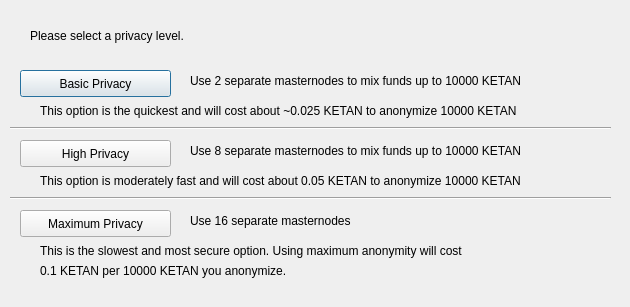
<?xml version="1.0" encoding="UTF-8"?>
<ui version="4.0">
 <class>DarksendConfig</class>
 <widget class="QDialog" name="DarksendConfig">
  <property name="geometry">
   <rect>
    <x>0</x>
    <y>0</y>
    <width>630</width>
    <height>307</height>
   </rect>
  </property>
  <property name="windowTitle">
   <string>Configure Darksend</string>
  </property>
  <widget class="QPushButton" name="buttonBasic">
   <property name="geometry">
    <rect>
     <x>20</x>
     <y>70</y>
     <width>151</width>
     <height>27</height>
    </rect>
   </property>
   <property name="text">
    <string>Basic Privacy</string>
   </property>
  </widget>
  <widget class="QPushButton" name="buttonHigh">
   <property name="geometry">
    <rect>
     <x>20</x>
     <y>140</y>
     <width>151</width>
     <height>27</height>
    </rect>
   </property>
   <property name="text">
    <string>High Privacy</string>
   </property>
  </widget>
  <widget class="QPushButton" name="buttonMax">
   <property name="geometry">
    <rect>
     <x>20</x>
     <y>210</y>
     <width>151</width>
     <height>27</height>
    </rect>
   </property>
   <property name="text">
    <string>Maximum Privacy</string>
   </property>
  </widget>
  <widget class="QLabel" name="label">
   <property name="geometry">
    <rect>
     <x>30</x>
     <y>20</y>
     <width>571</width>
     <height>31</height>
    </rect>
   </property>
   <property name="text">
    <string>Please select a privacy level.</string>
   </property>
  </widget>
  <widget class="QLabel" name="label_2">
   <property name="geometry">
    <rect>
     <x>190</x>
     <y>70</y>
     <width>421</width>
     <height>21</height>
    </rect>
   </property>
   <property name="text">
    <string>Use 2 separate masternodes to mix funds up to 10000 KETAN</string>
   </property>
  </widget>
  <widget class="QLabel" name="label_3">
   <property name="geometry">
    <rect>
     <x>190</x>
     <y>140</y>
     <width>411</width>
     <height>21</height>
    </rect>
   </property>
   <property name="text">
    <string>Use 8 separate masternodes to mix funds up to 10000 KETAN</string>
   </property>
  </widget>
  <widget class="QLabel" name="label_4">
   <property name="geometry">
    <rect>
     <x>190</x>
     <y>210</y>
     <width>421</width>
     <height>21</height>
    </rect>
   </property>
   <property name="text">
    <string>Use 16 separate masternodes</string>
   </property>
  </widget>
  <widget class="QLabel" name="label_6">
   <property name="geometry">
    <rect>
     <x>40</x>
     <y>100</y>
     <width>561</width>
     <height>21</height>
    </rect>
   </property>
   <property name="text">
    <string>This option is the quickest and will cost about ~0.025 KETAN to anonymize 10000 KETAN</string>
   </property>
  </widget>
  <widget class="QLabel" name="label_7">
   <property name="geometry">
    <rect>
     <x>40</x>
     <y>170</y>
     <width>561</width>
     <height>21</height>
    </rect>
   </property>
   <property name="text">
    <string>This option is moderately fast and will cost about 0.05 KETAN to anonymize 10000 KETAN</string>
   </property>
  </widget>
  <widget class="QLabel" name="label_8">
   <property name="geometry">
    <rect>
     <x>40</x>
     <y>240</y>
     <width>561</width>
     <height>21</height>
    </rect>
   </property>
   <property name="text">
    <string>This is the slowest and most secure option. Using maximum anonymity will cost</string>
   </property>
  </widget>
  <widget class="QLabel" name="label_9">
   <property name="geometry">
    <rect>
     <x>40</x>
     <y>260</y>
     <width>561</width>
     <height>21</height>
    </rect>
   </property>
   <property name="text">
    <string>0.1 KETAN per 10000 KETAN you anonymize.</string>
   </property>
  </widget>
  <widget class="Line" name="line">
   <property name="geometry">
    <rect>
     <x>10</x>
     <y>120</y>
     <width>601</width>
     <height>16</height>
    </rect>
   </property>
   <property name="orientation">
    <enum>Qt::Horizontal</enum>
   </property>
  </widget>
  <widget class="Line" name="line_2">
   <property name="geometry">
    <rect>
     <x>10</x>
     <y>190</y>
     <width>601</width>
     <height>16</height>
    </rect>
   </property>
   <property name="orientation">
    <enum>Qt::Horizontal</enum>
   </property>
  </widget>
 </widget>
 <resources/>
 <connections/>
</ui>
